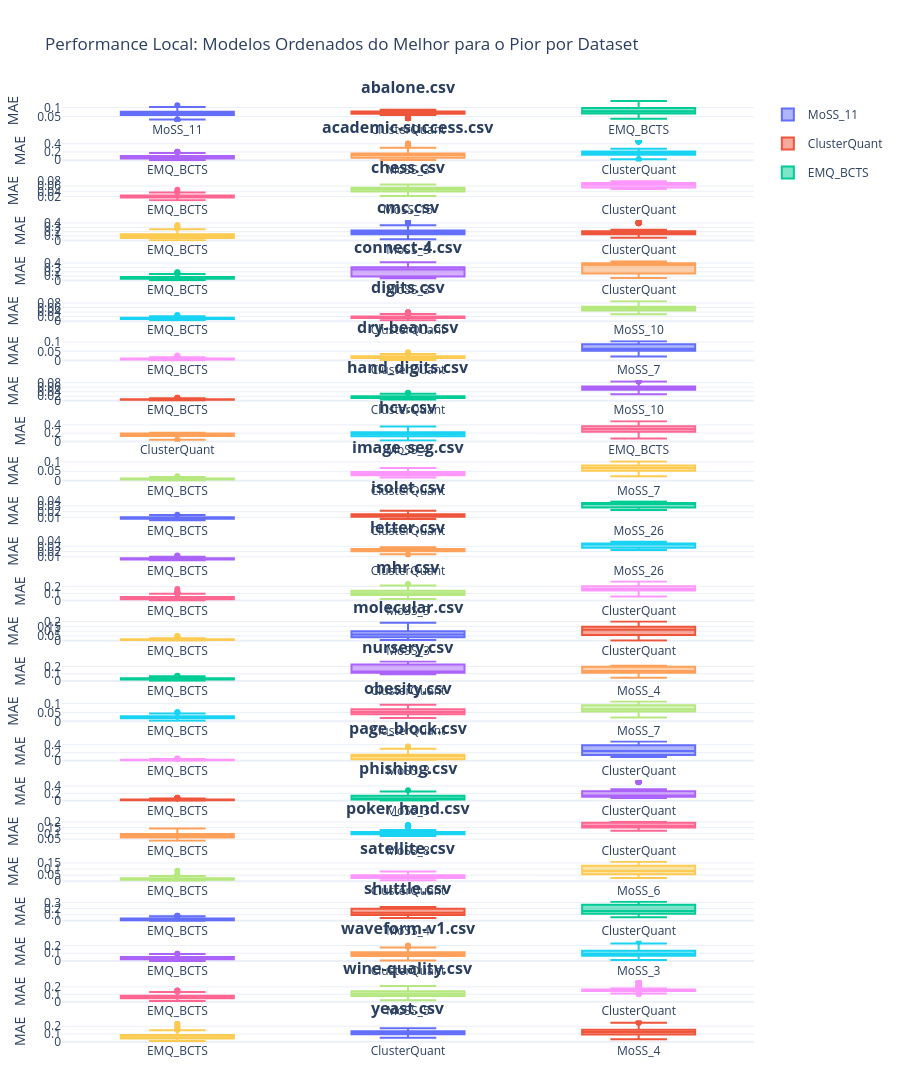

Here is the notebook cell this chart was saved with:
### Code cell
import pandas as pd
import plotly.graph_objects as go
from plotly.subplots import make_subplots

# 1. Carregar os dados
df = pd.read_csv("m_30_cluster_vs_emq.csv")

# 2. Configurações de layout
datasets = df['dataset'].unique()
n_datasets = len(datasets)
# Criamos uma subfigura por dataset, em uma única coluna
fig = make_subplots(
    rows=n_datasets, cols=1, 
    subplot_titles=[f"<b>{ds}</b>" for ds in datasets],
    vertical_spacing=0.02 # Espaço curto entre os gráficos
)

# 3. Iterar e adicionar cada gráfico com sua própria ordem
for i, ds in enumerate(datasets, 1):
    df_ds = df[df['dataset'] == ds].copy()
    
    # Calcular a ordem local (pela mediana do erro neste dataset)
    ordem_local = df_ds.groupby("modelo")["erro"].median().sort_values().index.tolist()
    
    # Adicionar um boxplot para cada modelo, seguindo a ordem local
    for modelo in ordem_local:
        df_mod = df_ds[df_ds['modelo'] == modelo]
        fig.add_trace(
            go.Box(
                y=df_mod['erro'],
                name=modelo,
                boxpoints='outliers',
                legendgroup=modelo,
                showlegend=(i == 1) # Só mostra a legenda no primeiro gráfico
            ),
            row=i, col=1
        )

# 4. Ajustes finais de tamanho e estética
fig.update_layout(
    height=n_datasets * 400, # 300px para cada dataset
    template="plotly_white",
    title_text="Performance Local: Modelos Ordenados do Melhor para o Pior por Dataset",
    margin=dict(t=100, b=50, l=50, r=50),
    showlegend=True
)

# Deixar os eixos X independentes para cada subgráfico respeitar sua ordem
fig.update_xaxes(showgrid=False)
fig.update_yaxes(title_text="MAE")
#fig.write_html("meu_resultado_ordenado.html")
fig.show()

### Figure 1 — Plotly figure (JSON) as saved in the notebook; plotly's stock layout.template omitted (floating-point values rounded to 4 significant figures; data arrays with more than 128 entries replaced by an {"elided": "..."} marker saying what was removed)
{"data": [{"boxpoints": "outliers", "legendgroup": "MoSS_11", "name": "MoSS_11", "showlegend": true, "type": "box", "xaxis": "x", "y": {"elided": "300 float values"}, "yaxis": "y"}, {"boxpoints": "outliers", "legendgroup": "ClusterQuant", "name": "ClusterQuant", "showlegend": true, "type": "box", "xaxis": "x", "y": {"elided": "300 float values"}, "yaxis": "y"}, {"boxpoints": "outliers", "legendgroup": "EMQ_BCTS", "name": "EMQ_BCTS", "showlegend": true, "type": "box", "xaxis": "x", "y": {"elided": "300 float values"}, "yaxis": "y"}, {"boxpoints": "outliers", "legendgroup": "EMQ_BCTS", "name": "EMQ_BCTS", "showlegend": false, "type": "box", "xaxis": "x2", "y": {"elided": "300 float values"}, "yaxis": "y2"}, {"boxpoints": "outliers", "legendgroup": "MoSS_3", "name": "MoSS_3", "showlegend": false, "type": "box", "xaxis": "x2", "y": {"elided": "300 float values"}, "yaxis": "y2"}, {"boxpoints": "outliers", "legendgroup": "ClusterQuant", "name": "ClusterQuant", "showlegend": false, "type": "box", "xaxis": "x2", "y": {"elided": "300 float values"}, "yaxis": "y2"}, {"boxpoints": "outliers", "legendgroup": "EMQ_BCTS", "name": "EMQ_BCTS", "showlegend": false, "type": "box", "xaxis": "x3", "y": {"elided": "300 float values"}, "yaxis": "y3"}, {"boxpoints": "outliers", "legendgroup": "MoSS_15", "name": "MoSS_15", "showlegend": false, "type": "box", "xaxis": "x3", "y": {"elided": "300 float values"}, "yaxis": "y3"}, {"boxpoints": "outliers", "legendgroup": "ClusterQuant", "name": "ClusterQuant", "showlegend": false, "type": "box", "xaxis": "x3", "y": {"elided": "300 float values"}, "yaxis": "y3"}, {"boxpoints": "outliers", "legendgroup": "EMQ_BCTS", "name": "EMQ_BCTS", "showlegend": false, "type": "box", "xaxis": "x4", "y": {"elided": "300 float values"}, "yaxis": "y4"}, {"boxpoints": "outliers", "legendgroup": "MoSS_3", "name": "MoSS_3", "showlegend": false, "type": "box", "xaxis": "x4", "y": {"elided": "300 float values"}, "yaxis": "y4"}, {"boxpoints": "outliers", "legendgroup": "ClusterQuant", "name": "ClusterQuant", "showlegend": false, "type": "box", "xaxis": "x4", "y": {"elided": "300 float values"}, "yaxis": "y4"}, {"boxpoints": "outliers", "legendgroup": "EMQ_BCTS", "name": "EMQ_BCTS", "showlegend": false, "type": "box", "xaxis": "x5", "y": {"elided": "300 float values"}, "yaxis": "y5"}, {"boxpoints": "outliers", "legendgroup": "MoSS_3", "name": "MoSS_3", "showlegend": false, "type": "box", "xaxis": "x5", "y": {"elided": "300 float values"}, "yaxis": "y5"}, {"boxpoints": "outliers", "legendgroup": "ClusterQuant", "name": "ClusterQuant", "showlegend": false, "type": "box", "xaxis": "x5", "y": {"elided": "300 float values"}, "yaxis": "y5"}, {"boxpoints": "outliers", "legendgroup": "EMQ_BCTS", "name": "EMQ_BCTS", "showlegend": false, "type": "box", "xaxis": "x6", "y": {"elided": "300 float values"}, "yaxis": "y6"}, {"boxpoints": "outliers", "legendgroup": "ClusterQuant", "name": "ClusterQuant", "showlegend": false, "type": "box", "xaxis": "x6", "y": {"elided": "300 float values"}, "yaxis": "y6"}, {"boxpoints": "outliers", "legendgroup": "MoSS_10", "name": "MoSS_10", "showlegend": false, "type": "box", "xaxis": "x6", "y": {"elided": "300 float values"}, "yaxis": "y6"}, {"boxpoints": "outliers", "legendgroup": "EMQ_BCTS", "name": "EMQ_BCTS", "showlegend": false, "type": "box", "xaxis": "x7", "y": {"elided": "300 float values"}, "yaxis": "y7"}, {"boxpoints": "outliers", "legendgroup": "ClusterQuant", "name": "ClusterQuant", "showlegend": false, "type": "box", "xaxis": "x7", "y": {"elided": "300 float values"}, "yaxis": "y7"}, {"boxpoints": "outliers", "legendgroup": "MoSS_7", "name": "MoSS_7", "showlegend": false, "type": "box", "xaxis": "x7", "y": {"elided": "300 float values"}, "yaxis": "y7"}, {"boxpoints": "outliers", "legendgroup": "EMQ_BCTS", "name": "EMQ_BCTS", "showlegend": false, "type": "box", "xaxis": "x8", "y": {"elided": "300 float values"}, "yaxis": "y8"}, {"boxpoints": "outliers", "legendgroup": "ClusterQuant", "name": "ClusterQuant", "showlegend": false, "type": "box", "xaxis": "x8", "y": {"elided": "300 float values"}, "yaxis": "y8"}, {"boxpoints": "outliers", "legendgroup": "MoSS_10", "name": "MoSS_10", "showlegend": false, "type": "box", "xaxis": "x8", "y": {"elided": "300 float values"}, "yaxis": "y8"}, {"boxpoints": "outliers", "legendgroup": "ClusterQuant", "name": "ClusterQuant", "showlegend": false, "type": "box", "xaxis": "x9", "y": {"elided": "300 float values"}, "yaxis": "y9"}, {"boxpoints": "outliers", "legendgroup": "MoSS_4", "name": "MoSS_4", "showlegend": false, "type": "box", "xaxis": "x9", "y": {"elided": "300 float values"}, "yaxis": "y9"}, {"boxpoints": "outliers", "legendgroup": "EMQ_BCTS", "name": "EMQ_BCTS", "showlegend": false, "type": "box", "xaxis": "x9", "y": {"elided": "300 float values"}, "yaxis": "y9"}, {"boxpoints": "outliers", "legendgroup": "EMQ_BCTS", "name": "EMQ_BCTS", "showlegend": false, "type": "box", "xaxis": "x10", "y": {"elided": "300 float values"}, "yaxis": "y10"}, {"boxpoints": "outliers", "legendgroup": "ClusterQuant", "name": "ClusterQuant", "showlegend": false, "type": "box", "xaxis": "x10", "y": {"elided": "300 float values"}, "yaxis": "y10"}, {"boxpoints": "outliers", "legendgroup": "MoSS_7", "name": "MoSS_7", "showlegend": false, "type": "box", "xaxis": "x10", "y": {"elided": "300 float values"}, "yaxis": "y10"}, {"boxpoints": "outliers", "legendgroup": "EMQ_BCTS", "name": "EMQ_BCTS", "showlegend": false, "type": "box", "xaxis": "x11", "y": {"elided": "300 float values"}, "yaxis": "y11"}, {"boxpoints": "outliers", "legendgroup": "ClusterQuant", "name": "ClusterQuant", "showlegend": false, "type": "box", "xaxis": "x11", "y": {"elided": "300 float values"}, "yaxis": "y11"}, {"boxpoints": "outliers", "legendgroup": "MoSS_26", "name": "MoSS_26", "showlegend": false, "type": "box", "xaxis": "x11", "y": {"elided": "300 float values"}, "yaxis": "y11"}, {"boxpoints": "outliers", "legendgroup": "EMQ_BCTS", "name": "EMQ_BCTS", "showlegend": false, "type": "box", "xaxis": "x12", "y": {"elided": "300 float values"}, "yaxis": "y12"}, {"boxpoints": "outliers", "legendgroup": "ClusterQuant", "name": "ClusterQuant", "showlegend": false, "type": "box", "xaxis": "x12", "y": {"elided": "300 float values"}, "yaxis": "y12"}, {"boxpoints": "outliers", "legendgroup": "MoSS_26", "name": "MoSS_26", "showlegend": false, "type": "box", "xaxis": "x12", "y": {"elided": "300 float values"}, "yaxis": "y12"}, {"boxpoints": "outliers", "legendgroup": "EMQ_BCTS", "name": "EMQ_BCTS", "showlegend": false, "type": "box", "xaxis": "x13", "y": {"elided": "300 float values"}, "yaxis": "y13"}, {"boxpoints": "outliers", "legendgroup": "MoSS_3", "name": "MoSS_3", "showlegend": false, "type": "box", "xaxis": "x13", "y": {"elided": "300 float values"}, "yaxis": "y13"}, {"boxpoints": "outliers", "legendgroup": "ClusterQuant", "name": "ClusterQuant", "showlegend": false, "type": "box", "xaxis": "x13", "y": {"elided": "300 float values"}, "yaxis": "y13"}, {"boxpoints": "outliers", "legendgroup": "EMQ_BCTS", "name": "EMQ_BCTS", "showlegend": false, "type": "box", "xaxis": "x14", "y": {"elided": "300 float values"}, "yaxis": "y14"}, {"boxpoints": "outliers", "legendgroup": "MoSS_3", "name": "MoSS_3", "showlegend": false, "type": "box", "xaxis": "x14", "y": {"elided": "300 float values"}, "yaxis": "y14"}, {"boxpoints": "outliers", "legendgroup": "ClusterQuant", "name": "ClusterQuant", "showlegend": false, "type": "box", "xaxis": "x14", "y": {"elided": "300 float values"}, "yaxis": "y14"}, {"boxpoints": "outliers", "legendgroup": "EMQ_BCTS", "name": "EMQ_BCTS", "showlegend": false, "type": "box", "xaxis": "x15", "y": {"elided": "300 float values"}, "yaxis": "y15"}, {"boxpoints": "outliers", "legendgroup": "ClusterQuant", "name": "ClusterQuant", "showlegend": false, "type": "box", "xaxis": "x15", "y": {"elided": "300 float values"}, "yaxis": "y15"}, {"boxpoints": "outliers", "legendgroup": "MoSS_4", "name": "MoSS_4", "showlegend": false, "type": "box", "xaxis": "x15", "y": {"elided": "300 float values"}, "yaxis": "y15"}, {"boxpoints": "outliers", "legendgroup": "EMQ_BCTS", "name": "EMQ_BCTS", "showlegend": false, "type": "box", "xaxis": "x16", "y": {"elided": "300 float values"}, "yaxis": "y16"}, {"boxpoints": "outliers", "legendgroup": "ClusterQuant", "name": "ClusterQuant", "showlegend": false, "type": "box", "xaxis": "x16", "y": {"elided": "300 float values"}, "yaxis": "y16"}, {"boxpoints": "outliers", "legendgroup": "MoSS_7", "name": "MoSS_7", "showlegend": false, "type": "box", "xaxis": "x16", "y": {"elided": "300 float values"}, "yaxis": "y16"}, {"boxpoints": "outliers", "legendgroup": "EMQ_BCTS", "name": "EMQ_BCTS", "showlegend": false, "type": "box", "xaxis": "x17", "y": {"elided": "300 float values"}, "yaxis": "y17"}, {"boxpoints": "outliers", "legendgroup": "MoSS_3", "name": "MoSS_3", "showlegend": false, "type": "box", "xaxis": "x17", "y": {"elided": "300 float values"}, "yaxis": "y17"}, {"boxpoints": "outliers", "legendgroup": "ClusterQuant", "name": "ClusterQuant", "showlegend": false, "type": "box", "xaxis": "x17", "y": {"elided": "300 float values"}, "yaxis": "y17"}, {"boxpoints": "outliers", "legendgroup": "EMQ_BCTS", "name": "EMQ_BCTS", "showlegend": false, "type": "box", "xaxis": "x18", "y": {"elided": "300 float values"}, "yaxis": "y18"}, {"boxpoints": "outliers", "legendgroup": "MoSS_3", "name": "MoSS_3", "showlegend": false, "type": "box", "xaxis": "x18", "y": {"elided": "300 float values"}, "yaxis": "y18"}, {"boxpoints": "outliers", "legendgroup": "ClusterQuant", "name": "ClusterQuant", "showlegend": false, "type": "box", "xaxis": "x18", "y": {"elided": "300 float values"}, "yaxis": "y18"}, {"boxpoints": "outliers", "legendgroup": "EMQ_BCTS", "name": "EMQ_BCTS", "showlegend": false, "type": "box", "xaxis": "x19", "y": {"elided": "300 float values"}, "yaxis": "y19"}, {"boxpoints": "outliers", "legendgroup": "MoSS_8", "name": "MoSS_8", "showlegend": false, "type": "box", "xaxis": "x19", "y": {"elided": "300 float values"}, "yaxis": "y19"}, {"boxpoints": "outliers", "legendgroup": "ClusterQuant", "name": "ClusterQuant", "showlegend": false, "type": "box", "xaxis": "x19", "y": {"elided": "300 float values"}, "yaxis": "y19"}, {"boxpoints": "outliers", "legendgroup": "EMQ_BCTS", "name": "EMQ_BCTS", "showlegend": false, "type": "box", "xaxis": "x20", "y": {"elided": "300 float values"}, "yaxis": "y20"}, {"boxpoints": "outliers", "legendgroup": "ClusterQuant", "name": "ClusterQuant", "showlegend": false, "type": "box", "xaxis": "x20", "y": {"elided": "300 float values"}, "yaxis": "y20"}, {"boxpoints": "outliers", "legendgroup": "MoSS_6", "name": "MoSS_6", "showlegend": false, "type": "box", "xaxis": "x20", "y": {"elided": "300 float values"}, "yaxis": "y20"}, {"boxpoints": "outliers", "legendgroup": "EMQ_BCTS", "name": "EMQ_BCTS", "showlegend": false, "type": "box", "xaxis": "x21", "y": {"elided": "300 float values"}, "yaxis": "y21"}, {"boxpoints": "outliers", "legendgroup": "MoSS_4", "name": "MoSS_4", "showlegend": false, "type": "box", "xaxis": "x21", "y": {"elided": "300 float values"}, "yaxis": "y21"}, {"boxpoints": "outliers", "legendgroup": "ClusterQuant", "name": "ClusterQuant", "showlegend": false, "type": "box", "xaxis": "x21", "y": {"elided": "300 float values"}, "yaxis": "y21"}, {"boxpoints": "outliers", "legendgroup": "EMQ_BCTS", "name": "EMQ_BCTS", "showlegend": false, "type": "box", "xaxis": "x22", "y": {"elided": "300 float values"}, "yaxis": "y22"}, {"boxpoints": "outliers", "legendgroup": "ClusterQuant", "name": "ClusterQuant", "showlegend": false, "type": "box", "xaxis": "x22", "y": {"elided": "300 float values"}, "yaxis": "y22"}, {"boxpoints": "outliers", "legendgroup": "MoSS_3", "name": "MoSS_3", "showlegend": false, "type": "box", "xaxis": "x22", "y": {"elided": "300 float values"}, "yaxis": "y22"}, {"boxpoints": "outliers", "legendgroup": "EMQ_BCTS", "name": "EMQ_BCTS", "showlegend": false, "type": "box", "xaxis": "x23", "y": {"elided": "300 float values"}, "yaxis": "y23"}, {"boxpoints": "outliers", "legendgroup": "MoSS_5", "name": "MoSS_5", "showlegend": false, "type": "box", "xaxis": "x23", "y": {"elided": "300 float values"}, "yaxis": "y23"}, {"boxpoints": "outliers", "legendgroup": "ClusterQuant", "name": "ClusterQuant", "showlegend": false, "type": "box", "xaxis": "x23", "y": {"elided": "300 float values"}, "yaxis": "y23"}, {"boxpoints": "outliers", "legendgroup": "EMQ_BCTS", "name": "EMQ_BCTS", "showlegend": false, "type": "box", "xaxis": "x24", "y": {"elided": "300 float values"}, "yaxis": "y24"}, {"boxpoints": "outliers", "legendgroup": "ClusterQuant", "name": "ClusterQuant", "showlegend": false, "type": "box", "xaxis": "x24", "y": {"elided": "300 float values"}, "yaxis": "y24"}, {"boxpoints": "outliers", "legendgroup": "MoSS_4", "name": "MoSS_4", "showlegend": false, "type": "box", "xaxis": "x24", "y": {"elided": "300 float values"}, "yaxis": "y24"}], "layout": {"annotations": [{"font": {"size": 16}, "showarrow": false, "text": "<b>abalone.csv</b>", "x": 0.5, "xanchor": "center", "xref": "paper", "y": 1, "yanchor": "bottom", "yref": "paper"}, {"font": {"size": 16}, "showarrow": false, "text": "<b>academic-success.csv</b>", "x": 0.5, "xanchor": "center", "xref": "paper", "y": 0.9575, "yanchor": "bottom", "yref": "paper"}, {"font": {"size": 16}, "showarrow": false, "text": "<b>chess.csv</b>", "x": 0.5, "xanchor": "center", "xref": "paper", "y": 0.915, "yanchor": "bottom", "yref": "paper"}, {"font": {"size": 16}, "showarrow": false, "text": "<b>cmc.csv</b>", "x": 0.5, "xanchor": "center", "xref": "paper", "y": 0.8725, "yanchor": "bottom", "yref": "paper"}, {"font": {"size": 16}, "showarrow": false, "text": "<b>connect-4.csv</b>", "x": 0.5, "xanchor": "center", "xref": "paper", "y": 0.83, "yanchor": "bottom", "yref": "paper"}, {"font": {"size": 16}, "showarrow": false, "text": "<b>digits.csv</b>", "x": 0.5, "xanchor": "center", "xref": "paper", "y": 0.7875, "yanchor": "bottom", "yref": "paper"}, {"font": {"size": 16}, "showarrow": false, "text": "<b>dry-bean.csv</b>", "x": 0.5, "xanchor": "center", "xref": "paper", "y": 0.745, "yanchor": "bottom", "yref": "paper"}, {"font": {"size": 16}, "showarrow": false, "text": "<b>hand_digits.csv</b>", "x": 0.5, "xanchor": "center", "xref": "paper", "y": 0.7025, "yanchor": "bottom", "yref": "paper"}, {"font": {"size": 16}, "showarrow": false, "text": "<b>hcv.csv</b>", "x": 0.5, "xanchor": "center", "xref": "paper", "y": 0.66, "yanchor": "bottom", "yref": "paper"}, {"font": {"size": 16}, "showarrow": false, "text": "<b>image_seg.csv</b>", "x": 0.5, "xanchor": "center", "xref": "paper", "y": 0.6175, "yanchor": "bottom", "yref": "paper"}, {"font": {"size": 16}, "showarrow": false, "text": "<b>isolet.csv</b>", "x": 0.5, "xanchor": "center", "xref": "paper", "y": 0.575, "yanchor": "bottom", "yref": "paper"}, {"font": {"size": 16}, "showarrow": false, "text": "<b>letter.csv</b>", "x": 0.5, "xanchor": "center", "xref": "paper", "y": 0.5325, "yanchor": "bottom", "yref": "paper"}, {"font": {"size": 16}, "showarrow": false, "text": "<b>mhr.csv</b>", "x": 0.5, "xanchor": "center", "xref": "paper", "y": 0.49, "yanchor": "bottom", "yref": "paper"}, {"font": {"size": 16}, "showarrow": false, "text": "<b>molecular.csv</b>", "x": 0.5, "xanchor": "center", "xref": "paper", "y": 0.4475, "yanchor": "bottom", "yref": "paper"}, {"font": {"size": 16}, "showarrow": false, "text": "<b>nursery.csv</b>", "x": 0.5, "xanchor": "center", "xref": "paper", "y": 0.405, "yanchor": "bottom", "yref": "paper"}, {"font": {"size": 16}, "showarrow": false, "text": "<b>obesity.csv</b>", "x": 0.5, "xanchor": "center", "xref": "paper", "y": 0.3625, "yanchor": "bottom", "yref": "paper"}, {"font": {"size": 16}, "showarrow": false, "text": "<b>page_block.csv</b>", "x": 0.5, "xanchor": "center", "xref": "paper", "y": 0.32, "yanchor": "bottom", "yref": "paper"}, {"font": {"size": 16}, "showarrow": false, "text": "<b>phishing.csv</b>", "x": 0.5, "xanchor": "center", "xref": "paper", "y": 0.2775, "yanchor": "bottom", "yref": "paper"}, {"font": {"size": 16}, "showarrow": false, "text": "<b>poker_hand.csv</b>", "x": 0.5, "xanchor": "center", "xref": "paper", "y": 0.235, "yanchor": "bottom", "yref": "paper"}, {"font": {"size": 16}, "showarrow": false, "text": "<b>satellite.csv</b>", "x": 0.5, "xanchor": "center", "xref": "paper", "y": 0.1925, "yanchor": "bottom", "yref": "paper"}, {"font": {"size": 16}, "showarrow": false, "text": "<b>shuttle.csv</b>", "x": 0.5, "xanchor": "center", "xref": "paper", "y": 0.15, "yanchor": "bottom", "yref": "paper"}, {"font": {"size": 16}, "showarrow": false, "text": "<b>waveform-v1.csv</b>", "x": 0.5, "xanchor": "center", "xref": "paper", "y": 0.1075, "yanchor": "bottom", "yref": "paper"}, {"font": {"size": 16}, "showarrow": false, "text": "<b>wine-quality.csv</b>", "x": 0.5, "xanchor": "center", "xref": "paper", "y": 0.065, "yanchor": "bottom", "yref": "paper"}, {"font": {"size": 16}, "showarrow": false, "text": "<b>yeast.csv</b>", "x": 0.5, "xanchor": "center", "xref": "paper", "y": 0.0225, "yanchor": "bottom", "yref": "paper"}], "height": 9600, "margin": {"b": 50, "l": 50, "r": 50, "t": 100}, "showlegend": true, "title": {"text": "Performance Local: Modelos Ordenados do Melhor para o Pior por Dataset"}, "xaxis": {"anchor": "y", "domain": [0, 1], "showgrid": false}, "xaxis10": {"anchor": "y10", "domain": [0, 1], "showgrid": false}, "xaxis11": {"anchor": "y11", "domain": [0, 1], "showgrid": false}, "xaxis12": {"anchor": "y12", "domain": [0, 1], "showgrid": false}, "xaxis13": {"anchor": "y13", "domain": [0, 1], "showgrid": false}, "xaxis14": {"anchor": "y14", "domain": [0, 1], "showgrid": false}, "xaxis15": {"anchor": "y15", "domain": [0, 1], "showgrid": false}, "xaxis16": {"anchor": "y16", "domain": [0, 1], "showgrid": false}, "xaxis17": {"anchor": "y17", "domain": [0, 1], "showgrid": false}, "xaxis18": {"anchor": "y18", "domain": [0, 1], "showgrid": false}, "xaxis19": {"anchor": "y19", "domain": [0, 1], "showgrid": false}, "xaxis2": {"anchor": "y2", "domain": [0, 1], "showgrid": false}, "xaxis20": {"anchor": "y20", "domain": [0, 1], "showgrid": false}, "xaxis21": {"anchor": "y21", "domain": [0, 1], "showgrid": false}, "xaxis22": {"anchor": "y22", "domain": [0, 1], "showgrid": false}, "xaxis23": {"anchor": "y23", "domain": [0, 1], "showgrid": false}, "xaxis24": {"anchor": "y24", "domain": [0, 1], "showgrid": false}, "xaxis3": {"anchor": "y3", "domain": [0, 1], "showgrid": false}, "xaxis4": {"anchor": "y4", "domain": [0, 1], "showgrid": false}, "xaxis5": {"anchor": "y5", "domain": [0, 1], "showgrid": false}, "xaxis6": {"anchor": "y6", "domain": [0, 1], "showgrid": false}, "xaxis7": {"anchor": "y7", "domain": [0, 1], "showgrid": false}, "xaxis8": {"anchor": "y8", "domain": [0, 1], "showgrid": false}, "xaxis9": {"anchor": "y9", "domain": [0, 1], "showgrid": false}, "yaxis": {"anchor": "x", "domain": [0.9775, 1], "title": {"text": "MAE"}}, "yaxis10": {"anchor": "x10", "domain": [0.595, 0.6175], "title": {"text": "MAE"}}, "yaxis11": {"anchor": "x11", "domain": [0.5525, 0.575], "title": {"text": "MAE"}}, "yaxis12": {"anchor": "x12", "domain": [0.51, 0.5325], "title": {"text": "MAE"}}, "yaxis13": {"anchor": "x13", "domain": [0.4675, 0.49], "title": {"text": "MAE"}}, "yaxis14": {"anchor": "x14", "domain": [0.425, 0.4475], "title": {"text": "MAE"}}, "yaxis15": {"anchor": "x15", "domain": [0.3825, 0.405], "title": {"text": "MAE"}}, "yaxis16": {"anchor": "x16", "domain": [0.34, 0.3625], "title": {"text": "MAE"}}, "yaxis17": {"anchor": "x17", "domain": [0.2975, 0.32], "title": {"text": "MAE"}}, "yaxis18": {"anchor": "x18", "domain": [0.255, 0.2775], "title": {"text": "MAE"}}, "yaxis19": {"anchor": "x19", "domain": [0.2125, 0.235], "title": {"text": "MAE"}}, "yaxis2": {"anchor": "x2", "domain": [0.935, 0.9575], "title": {"text": "MAE"}}, "yaxis20": {"anchor": "x20", "domain": [0.17, 0.1925], "title": {"text": "MAE"}}, "yaxis21": {"anchor": "x21", "domain": [0.1275, 0.15], "title": {"text": "MAE"}}, "yaxis22": {"anchor": "x22", "domain": [0.085, 0.1075], "title": {"text": "MAE"}}, "yaxis23": {"anchor": "x23", "domain": [0.0425, 0.065], "title": {"text": "MAE"}}, "yaxis24": {"anchor": "x24", "domain": [0, 0.0225], "title": {"text": "MAE"}}, "yaxis3": {"anchor": "x3", "domain": [0.8925, 0.915], "title": {"text": "MAE"}}, "yaxis4": {"anchor": "x4", "domain": [0.85, 0.8725], "title": {"text": "MAE"}}, "yaxis5": {"anchor": "x5", "domain": [0.8075, 0.83], "title": {"text": "MAE"}}, "yaxis6": {"anchor": "x6", "domain": [0.765, 0.7875], "title": {"text": "MAE"}}, "yaxis7": {"anchor": "x7", "domain": [0.7225, 0.745], "title": {"text": "MAE"}}, "yaxis8": {"anchor": "x8", "domain": [0.68, 0.7025], "title": {"text": "MAE"}}, "yaxis9": {"anchor": "x9", "domain": [0.6375, 0.66], "title": {"text": "MAE"}}}}
